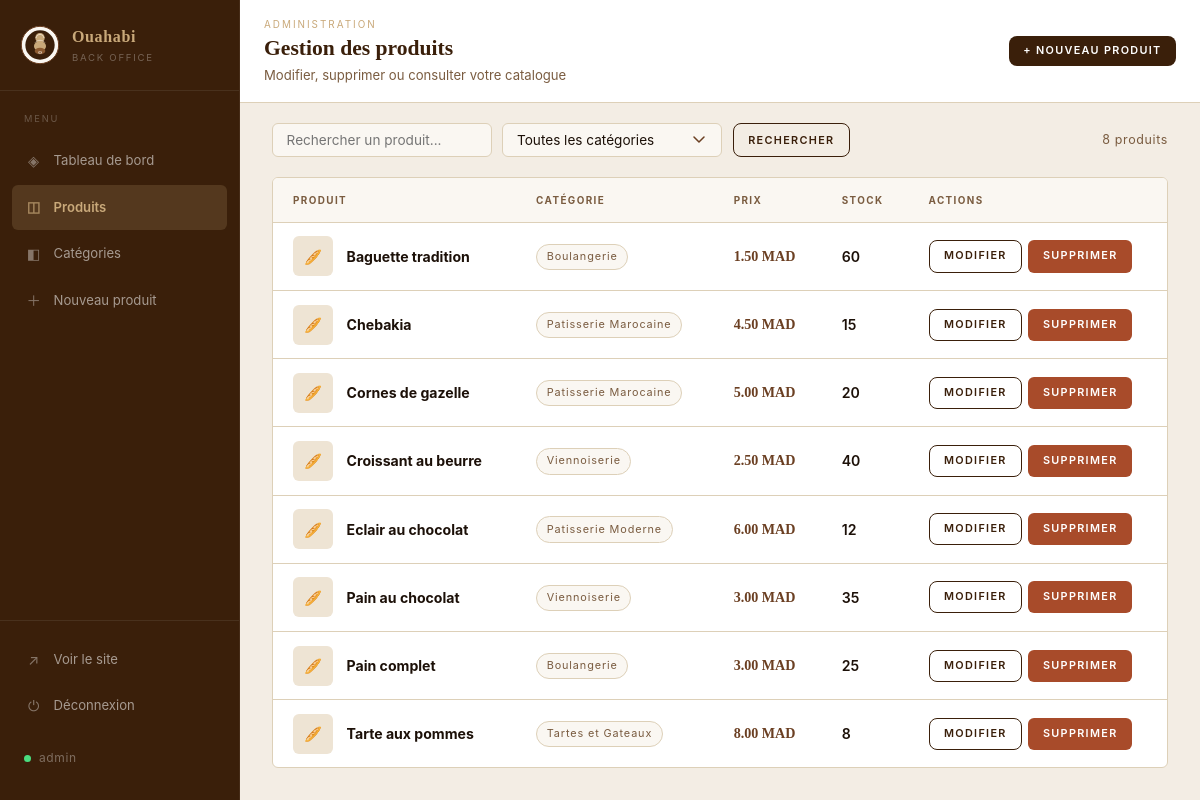
Page /projet-fil-rouge/projet-fil-rouge/boulangerie/admin/produits.php (signed in) on the earlier database version.
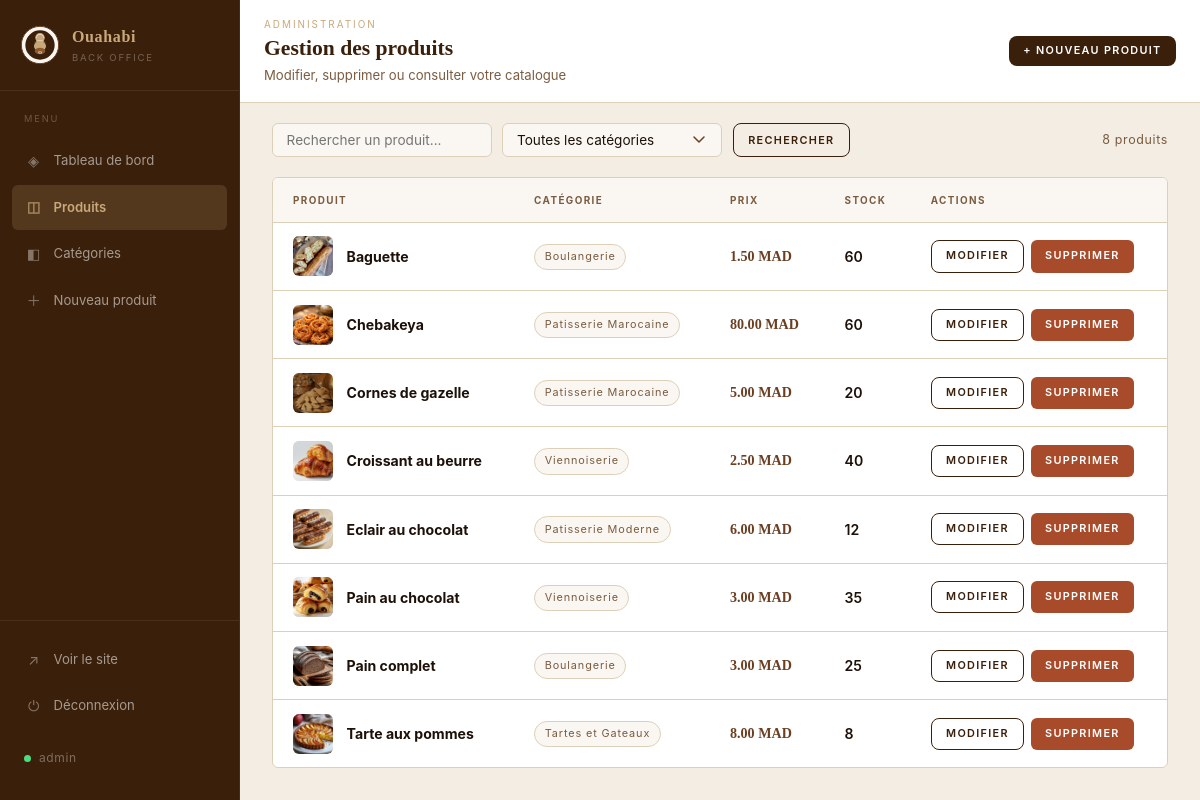
Same page on the later database version.
### tables this page shows
CREATE TABLE `produit` (
  `id` int(11) NOT NULL,
  `nom_produit` varchar(100) NOT NULL,
  `prix` decimal(10,2) NOT NULL,
  `quantite_stock` int(11) NOT NULL,
  `image` varchar(255) DEFAULT NULL,
  `categorie_id` int(11) DEFAULT NULL
);

CREATE TABLE `categorie` (
  `id` int(11) NOT NULL,
  `nom_categorie` varchar(100) NOT NULL
);

### projet-fil-rouge/projet-fil-rouge/boulangerie/includes/helpers.php (called while the page is built, shortened)
<?php
function produitImage($image) {
    if (!empty($image) && file_exists(__DIR__ . '/../images/' . $image)) {
        return 'images/' . $image;
    }
    return '';
}

### projet-fil-rouge/projet-fil-rouge/boulangerie/admin/produits.php (the view, shortened to what this page needs)
<?php
require_once __DIR__ . '/../db.php';
$recherche = trim($_GET['q'] ?? '');
$idCategorie = (int)($_GET['categorie'] ?? 0);
$sql = "
    SELECT p.*, c.nom_categorie
    FROM produit p
    LEFT JOIN categorie c ON p.categorie_id = c.id
";
$params = array();
$sql .= ' ORDER BY p.nom_produit';
$stmt = $pdo->prepare($sql);
$stmt->execute($params);
$produits = $stmt->fetchAll();
$filtreActif = ($recherche != '' || $idCategorie > 0);
$adminTopAction = '<a href="../ajouter.php" class="btn btn-primary btn-sm">+ Nouveau produit</a>';
require __DIR__ . '/layout-start.php';
?>
<div class="admin-toolbar">
  <form method="GET" action="produits.php" class="admin-search-form">
    <input type="text" name="q" class="form-control"
           placeholder="Rechercher un produit..."
           value="<?= htmlspecialchars($recherche) ?>">
    <select name="categorie" class="form-control" onchange="this.form.submit()">
      <option value="0">Toutes les catégories</option>
    </select>
    <button type="submit" class="btn btn-secondary btn-sm">Rechercher</button>
  </form>
  <span class="admin-count"><?= count($produits) ?> produit<?= count($produits) > 1 ? 's' : '' ?></span>
</div>
<?php if (empty($produits)): ?>
  <div class="admin-empty-state">
    <div class="admin-empty-icon"><?= $filtreActif ? '🔍' : '🍞' ?></div>
    <h3><?= $filtreActif ? 'Aucun résultat' : 'Aucun produit' ?></h3>
    <p>
      <?php if ($filtreActif): ?>
        Aucun produit ne correspond à votre recherche.
      <?php else: ?>
        Commencez par ajouter votre premier produit au catalogue.
      <?php endif; ?>
    </p>
    <?php if ($filtreActif): ?>
      <a href="produits.php" class="btn btn-secondary">Réinitialiser</a>
    <?php else: ?>
      <a href="../ajouter.php" class="btn btn-primary">+ Ajouter un produit</a>
    <?php endif; ?>
  </div>
<?php else: ?>
  <div class="admin-table-wrap">
    <table class="admin-table">
      <thead>
        <tr>
          <th>Produit</th>
          <th>Catégorie</th>
          <th>Prix</th>
          <th>Stock</th>
          <th>Actions</th>
        </tr>
      </thead>
      <tbody>
        <?php foreach ($produits as $p): ?>
          <tr>
            <td>
              <div class="admin-table-product">
                <div class="admin-table-thumb">
                  <?php $img = produitImage($p['image']); ?>
                  <?php if ($img != ''): ?>
                    <img src="../<?= htmlspecialchars($img) ?>" alt="">
                  <?php else: ?>
                    <span>🥖</span>
                  <?php endif; ?>
                </div>
                <strong><?= htmlspecialchars($p['nom_produit']) ?></strong>
              </div>
            </td>
            <td><span class="admin-badge"><?= htmlspecialchars($p['nom_categorie'] ?? '-') ?></span></td>
            <td class="admin-table-price"><?= number_format($p['prix'], 2) ?> MAD</td>
            <td>
              <span class="admin-stock <?= $p['quantite_stock'] < 5 ? 'admin-stock-low' : '' ?>">
                <?= (int)$p['quantite_stock'] ?>
              </span>
            </td>
            <td>
              <div class="admin-table-actions">
                <a href="../modifier.php?id=<?= $p['id'] ?>" class="btn btn-secondary btn-sm">Modifier</a>
                <a href="../supprimer.php?id=<?= $p['id'] ?>" class="btn btn-danger btn-sm">Supprimer</a>
              </div>
            </td>
          </tr>
        <?php endforeach; ?>
      </tbody>
    </table>
  </div>
<?php endif; ?>
<?php require __DIR__ . '/layout-end.php'; ?>

Differences in the rows shown:
removed produit: nom_produit "Chebakia", categorie.nom_categorie "Patisserie Marocaine", prix "4.50", quantite_stock "15"
changed produit: image: picture added; nom_produit "Baguette tradition" → "Baguette"; no longer shows "🥖"
added produit: image (picture), nom_produit "Chebakeya", categorie.nom_categorie "Patisserie Marocaine", prix "80.00", quantite_stock "60"
changed produit "Cornes de gazelle": image: picture added; no longer shows "🥖"
changed produit "Croissant au beurre": image: picture added; no longer shows "🥖"
changed produit "Eclair au chocolat": image: picture added; no longer shows "🥖"
changed produit "Pain au chocolat": image: picture added; no longer shows "🥖"
changed produit "Pain complet": image: picture added; no longer shows "🥖"
changed produit "Tarte aux pommes": image: picture added; no longer shows "🥖"
